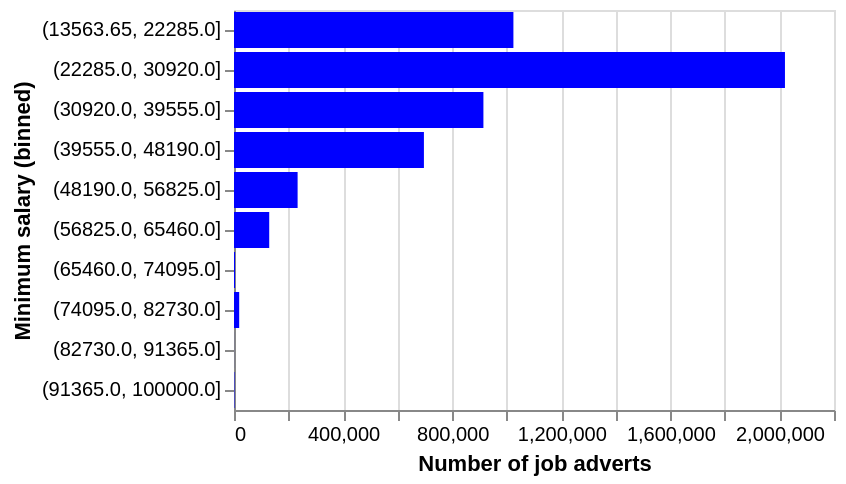

Notebook code for this chart:
### Code cell
occ_agg_sal_filt = occ_agg_gje[occ_agg_gje['median_min_annualised_salary']<=110000]
occ_agg_sal_filt['binned_median_min_annualised_salary'] = pd.cut(occ_agg_sal_filt['median_min_annualised_salary'], bins=10)

dd = occ_agg_sal_filt.groupby(['binned_median_min_annualised_salary'])['num_job_ads'].sum().reset_index()
dd['binned_median_min_annualised_salary_str'] = dd['binned_median_min_annualised_salary'].astype(str)
alt.Chart(dd[['num_job_ads', 'binned_median_min_annualised_salary_str']]).mark_bar(color='blue').encode(
    x=alt.X('num_job_ads', title="Number of job adverts"), # .scale(type="symlog")
    y=alt.Y('binned_median_min_annualised_salary_str', title="Minimum salary (binned)",sort=None),
    tooltip=[
        alt.Tooltip("num_job_ads", title="Number of job adverts"), 
    ]  
)

### Figure 1 — Vega-Lite specification as saved in the notebook (floating-point values rounded to 4 significant figures)
{"config": {"view": {"continuousWidth": 300, "continuousHeight": 300}}, "data": {"name": "data-007815589f738e191de558af29f17fd3"}, "mark": {"type": "bar", "color": "blue"}, "encoding": {"tooltip": [{"field": "num_job_ads", "title": "Number of job adverts", "type": "quantitative"}], "x": {"field": "num_job_ads", "title": "Number of job adverts", "type": "quantitative"}, "y": {"field": "binned_median_min_annualised_salary_str", "sort": null, "title": "Minimum salary (binned)", "type": "nominal"}}, "$schema": "https://vega.github.io/schema/vega-lite/v5.15.1.json", "datasets": {"data-007815589f738e191de558af29f17fd3": [{"num_job_ads": 1024500, "binned_median_min_annualised_salary_str": "(13563.65, 22285.0]"}, {"num_job_ads": 2020187, "binned_median_min_annualised_salary_str": "(22285.0, 30920.0]"}, {"num_job_ads": 914504, "binned_median_min_annualised_salary_str": "(30920.0, 39555.0]"}, {"num_job_ads": 696368, "binned_median_min_annualised_salary_str": "(39555.0, 48190.0]"}, {"num_job_ads": 233241, "binned_median_min_annualised_salary_str": "(48190.0, 56825.0]"}, {"num_job_ads": 129147, "binned_median_min_annualised_salary_str": "(56825.0, 65460.0]"}, {"num_job_ads": 3823, "binned_median_min_annualised_salary_str": "(65460.0, 74095.0]"}, {"num_job_ads": 19030, "binned_median_min_annualised_salary_str": "(74095.0, 82730.0]"}, {"num_job_ads": 195, "binned_median_min_annualised_salary_str": "(82730.0, 91365.0]"}, {"num_job_ads": 1558, "binned_median_min_annualised_salary_str": "(91365.0, 100000.0]"}]}}
